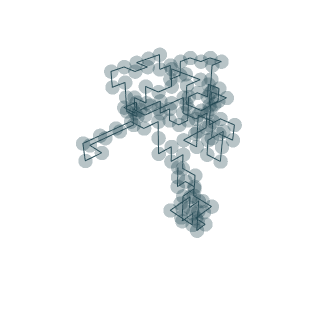

Notebook cell for this chart:
### Code cell
fig = go.Figure(data=[go.Scatter3d(x=xs, y=ys, z=zs,
                                    mode='lines+markers',
                                    marker=dict(color="#264B56", size=5, opacity=0.33))])
fig.update_scenes(xaxis_visible=False, yaxis_visible=False,zaxis_visible=False)
fig.update_layout(width=330, height=330, autosize=False, margin=dict(l=0, r=0, b=0, t=0))

### Figure 1 — Plotly figure (JSON) as saved in the notebook; plotly's stock layout.template omitted (floating-point values rounded to 4 significant figures; data arrays with more than 128 entries replaced by an {"elided": "..."} marker saying what was removed)
{"data": [{"marker": {"color": "#264B56", "opacity": 0.33, "size": 5}, "mode": "lines+markers", "type": "scatter3d", "x": {"elided": "129 int values"}, "y": {"elided": "129 int values"}, "z": {"elided": "129 int values"}}], "layout": {"autosize": false, "height": 330, "margin": {"b": 0, "l": 0, "r": 0, "t": 0}, "scene": {"aspectmode": "auto", "aspectratio": {"x": 1.147, "y": 0.7058, "z": 1.235}, "xaxis": {"type": "linear", "visible": false}, "yaxis": {"type": "linear", "visible": false}, "zaxis": {"type": "linear", "visible": false}}, "width": 330}}
